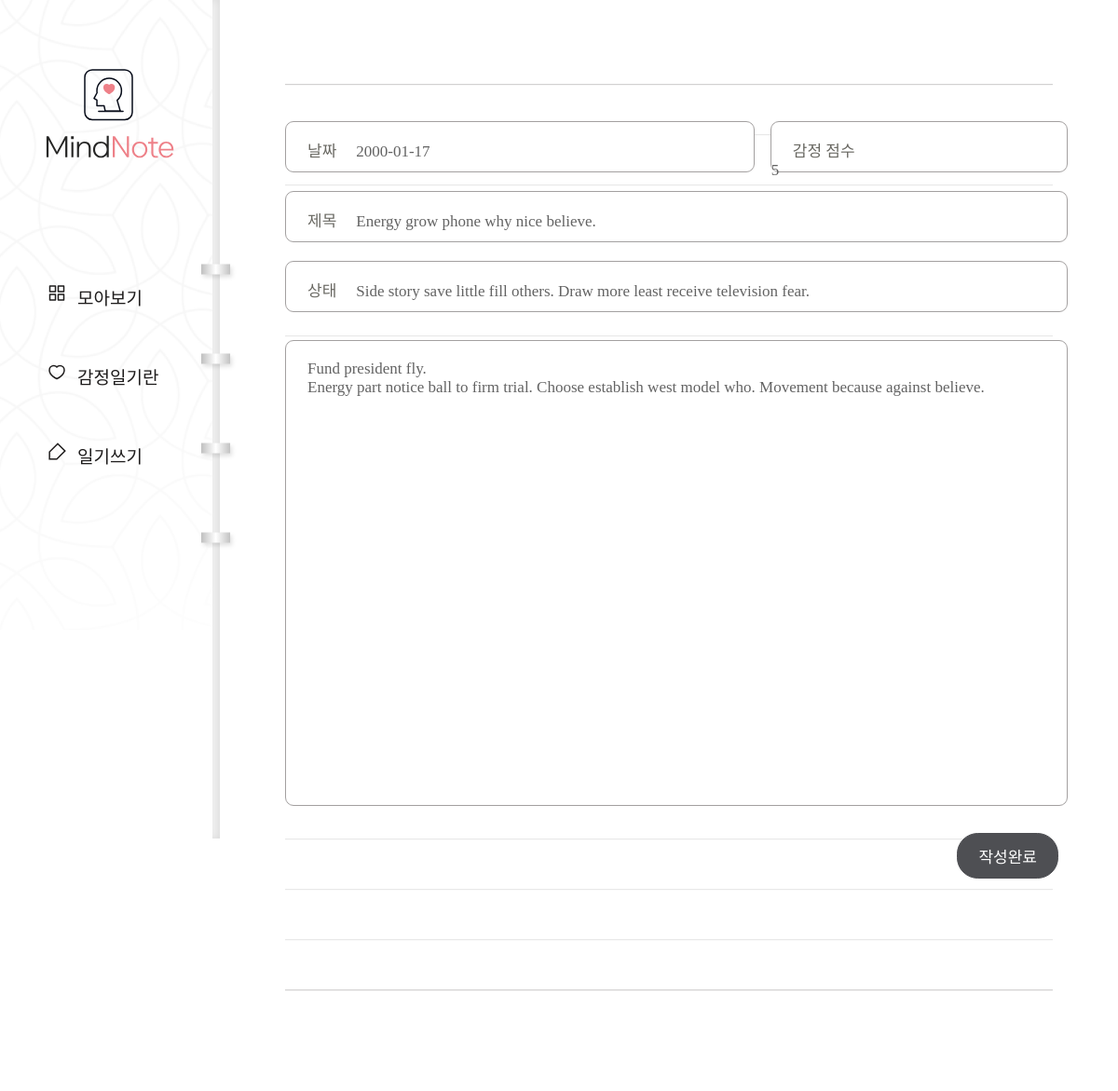
Page /diary/page/6/edit on the committed database.
### diary/models.py (models this page shows, shortened)
class Page(models.Model):
    title = models.CharField(max_length=100, validators=[validate_no_hash])
    content = models.TextField(validators=[validate_no_hash])
    feeling = models.CharField(
        max_length=80, validators=[validate_no_hash, validate_no_numbers]
    )
    score = models.IntegerField(validators=[validate_score])
    dt_created = models.DateField()

### diary/views.py (the view)
# urls.py: path("diary/page/<int:page_id>/edit", views.page_update, name="page-update"),
def page_update(request, page_id):
    object = Page.objects.get(id=page_id)
    if request.method == "POST":
        form = PageForm(request.POST, instance=object)
        if form.is_valid():
            form.save()
            return redirect("page-detail", page_id=object.id)
    else:
        form = PageForm(instance=object)
    return render(request, "diary/page_form.html", {"form": form})

### diary/forms.py
class PageForm(forms.ModelForm):
    class Meta:
        model = Page
        fields = ["title", "content", "feeling", "score", "dt_created"]

### diary/templates/diary/page_form.html (shortened to what this page needs)
{% extends './base.html' %}
{% block content %}
  <div class="wrap-post">
    <form method="post">{% csrf_token %}
      <div class="editor">
        <div class="input input-date">
          <p>날짜</p>
          {{ form.dt_created }}
        </div>
        <div class="input input-score">
          <p>감정 점수</p>
          {{ form.score }}
        </div>
        <div class="input input-title">
          <p>제목</p>
          {{ form.title }}
        </div>
        <div class="input input-state">
          <p>상태</p>
          {{ form.feeling }}
        </div>
        {{ form.content }}
        <div class="post-btn">
          <input type="submit" value="작성완료">
        </div>
      </div>
    </form>
  </div>
{% endblock content %}

### diary/static/diary/css/styles.css (style rules this page uses)
h1,h2,h3,p,a,ul,li { margin: 0; padding: 0; font-family: 'NanumSquare'; list-style: none; text-decoration: none; outline: none; }
html { position: relative; min-height: 100%; margin: 0; }
body { margin: 0; padding: 0; -webkit-font-smoothing: antialiased; -moz-osx-font-smoothing: auto; }
.wrap-post { padding-left: 236px; padding-top: 10px; padding-bottom: 50px; }
form { margin: 0 70px; padding-top: 120px; padding-bottom: 200px; background: url(../image/note-bg.svg) repeat-x center/1535px 974px; }
.editor { overflow: hidden; width: 840px; margin: 0 auto; }
.input { position: relative; height: 55px; margin-bottom: 20px; border: solid 1px #a3a0a0; border-radius: 9px; background: #fff; box-sizing: border-box; }
.input-date { float: left; width: 60%; }
.input-score { float: right; width: 38%; }
.input-title { float: left; width: 100%; }
.input-state { float: left; width: 100%; margin-bottom: 30px; }
.input p { display: inline-block; padding-top: 17px; padding-left: 23px; padding-right: 17px; font-family: 'NanumSquare'; color: #696862; font-size: 17px; }
.input-title input { width: 750px; }
.input-state input { width: 750px; }
input { padding: 0; font-family: 'NanumBarunpen'; color: #636363; font-size: 17px; background-color: transparent; border: none; box-sizing: border-box; }
textarea { width: 100%; height: 500px; padding: 20px 23px 30px 23px; font-family: 'NanumBarunpen'; color: #636363; font-size: 17px; border: solid 1px #a3a0a0; border-radius: 9px; box-sizing: border-box; resize: none; }
input::placeholder,textarea::placeholder { color: #bcbbb6; }
.post-btn { overflow: hidden; margin-top: 25px; }
input[type="submit"] { float: right; padding: 11px 22px; margin-right: 10px; font-family: 'NanumSquare'; color: #fff; font-size: 17px; background-color: #4e4f53; border: solid 1px #4e4f53; border-radius: 22.5px; cursor: pointer; }

### rows in the picture
Page: dt_created "2000-01-17", score "5", title "Energy grow phone why nice believe.", feeling "Side story save little fill others. Draw more least receive television fear.", content "Fund president fly. Energy part notice ball to firm trial. Choose establish west model who. Movement because against believe."
